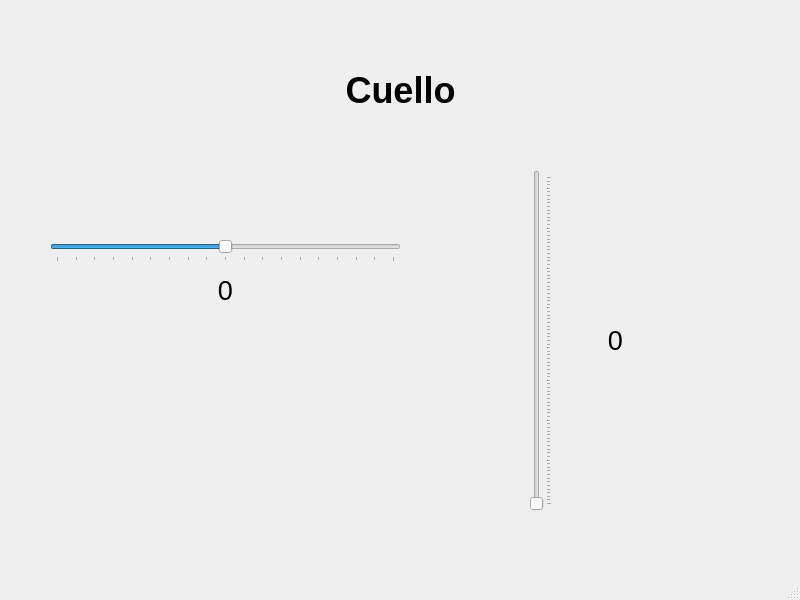
<?xml version="1.0" encoding="UTF-8"?>
<ui version="4.0">
 <class>MainWindow</class>
 <widget class="QMainWindow" name="MainWindow">
  <property name="geometry">
   <rect>
    <x>0</x>
    <y>0</y>
    <width>800</width>
    <height>600</height>
   </rect>
  </property>
  <property name="windowTitle">
   <string>MainWindow</string>
  </property>
  <widget class="QWidget" name="centralwidget">
   <widget class="QLabel" name="cuello_label">
    <property name="geometry">
     <rect>
      <x>310</x>
      <y>60</y>
      <width>181</width>
      <height>61</height>
     </rect>
    </property>
    <property name="font">
     <font>
      <pointsize>27</pointsize>
      <weight>75</weight>
      <bold>true</bold>
     </font>
    </property>
    <property name="mouseTracking">
     <bool>false</bool>
    </property>
    <property name="frameShape">
     <enum>QFrame::NoFrame</enum>
    </property>
    <property name="text">
     <string>Cuello</string>
    </property>
    <property name="alignment">
     <set>Qt::AlignCenter</set>
    </property>
   </widget>
   <widget class="QLabel" name="cuelloHorizontalLabel">
    <property name="geometry">
     <rect>
      <x>200</x>
      <y>270</y>
      <width>51</width>
      <height>41</height>
     </rect>
    </property>
    <property name="font">
     <font>
      <pointsize>20</pointsize>
     </font>
    </property>
    <property name="text">
     <string>0</string>
    </property>
    <property name="alignment">
     <set>Qt::AlignCenter</set>
    </property>
   </widget>
   <widget class="QSlider" name="cuelloHorizontalSlider">
    <property name="geometry">
     <rect>
      <x>50</x>
      <y>240</y>
      <width>351</width>
      <height>22</height>
     </rect>
    </property>
    <property name="maximum">
     <number>180</number>
    </property>
    <property name="sliderPosition">
     <number>90</number>
    </property>
    <property name="orientation">
     <enum>Qt::Horizontal</enum>
    </property>
    <property name="tickPosition">
     <enum>QSlider::TicksBelow</enum>
    </property>
    <property name="tickInterval">
     <number>0</number>
    </property>
   </widget>
   <widget class="QSlider" name="cuelloVerticalSlider">
    <property name="geometry">
     <rect>
      <x>530</x>
      <y>170</y>
      <width>22</width>
      <height>341</height>
     </rect>
    </property>
    <property name="maximum">
     <number>90</number>
    </property>
    <property name="pageStep">
     <number>10</number>
    </property>
    <property name="value">
     <number>0</number>
    </property>
    <property name="sliderPosition">
     <number>0</number>
    </property>
    <property name="orientation">
     <enum>Qt::Vertical</enum>
    </property>
    <property name="tickPosition">
     <enum>QSlider::TicksBelow</enum>
    </property>
   </widget>
   <widget class="QLabel" name="cuelloVerticalLabel">
    <property name="geometry">
     <rect>
      <x>590</x>
      <y>320</y>
      <width>51</width>
      <height>41</height>
     </rect>
    </property>
    <property name="font">
     <font>
      <pointsize>20</pointsize>
     </font>
    </property>
    <property name="text">
     <string>0</string>
    </property>
    <property name="alignment">
     <set>Qt::AlignCenter</set>
    </property>
   </widget>
  </widget>
  <widget class="QStatusBar" name="statusbar"/>
 </widget>
 <resources/>
 <connections/>
</ui>
